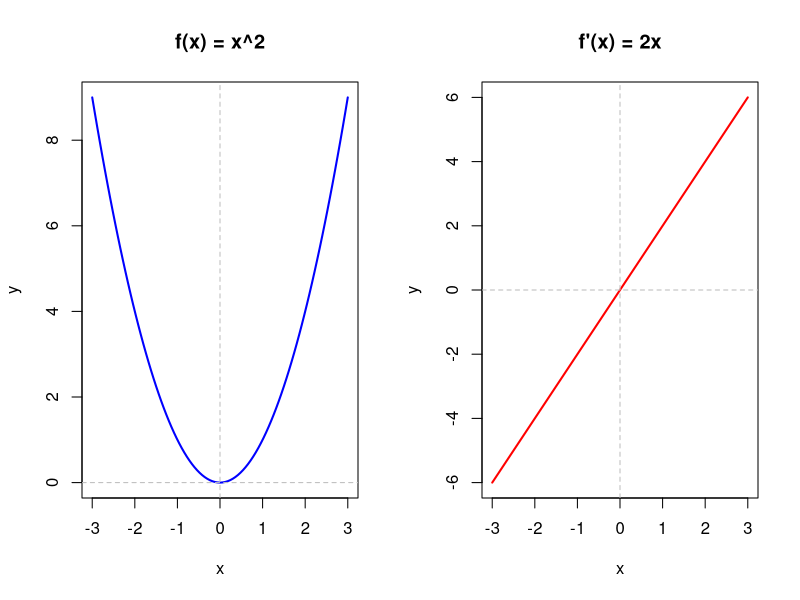

Source code (R):
## ---- chunk 1
knitr::opts_chunk$set(echo = FALSE, warning = FALSE, message = FALSE)
library(knitr)
## ---- chunk 2
funkcii <- data.frame(
  number = 1:9,
  func = c("$x^2$", "$x^4$", "$x^{100}$", "$$ \\mid x \\mid $$", "$\\cos(x)$", 
              "$\\frac{1}{x^2}$", "$x^4 - 5x^2 + 1$", "$e^{x^2}$", "$konstanta$")
)

kable(funkcii, caption = "Tabulka parnych funkcii", 
      booktabs = TRUE, align = "c")
## ---- chunk 3
par(mfrow = c(1, 2))

curve(x^2, from = -3, to = 3, col = "blue", lwd = 2,
      main = "f(x) = x^2", xlab = "x", ylab = "y")
abline(h = 0, v = 0, col = "gray", lty = 2)

curve(2*x, from = -3, to = 3, col = "red", lwd = 2,
      main = "f'(x) = 2x", xlab = "x", ylab = "y")
abline(h = 0, v = 0, col = "gray", lty = 2)

par(mfrow = c(1, 1))


## ---- chunk 4
summary_df <- data.frame(
  vlastnosti = c("Symetria", "Integracia", "Derivacia", "Fourierov rad","Plocha"),
  vzorce = c("$f(-x) = f(x)$", "$\\int_{-a}^{a} f(x)dx = 2\\int_0^a f(x)dx$", 
             "$f'(x)$ je neparna", "$b_n = 0$ (len kosinusy)","plocha na $[-a,0]$ = plocha na $[0,a]$")
)

kable(summary_df, caption = "Zhrnutie vlastnosi parnych funkcii", 
      booktabs = TRUE, align = "c")
